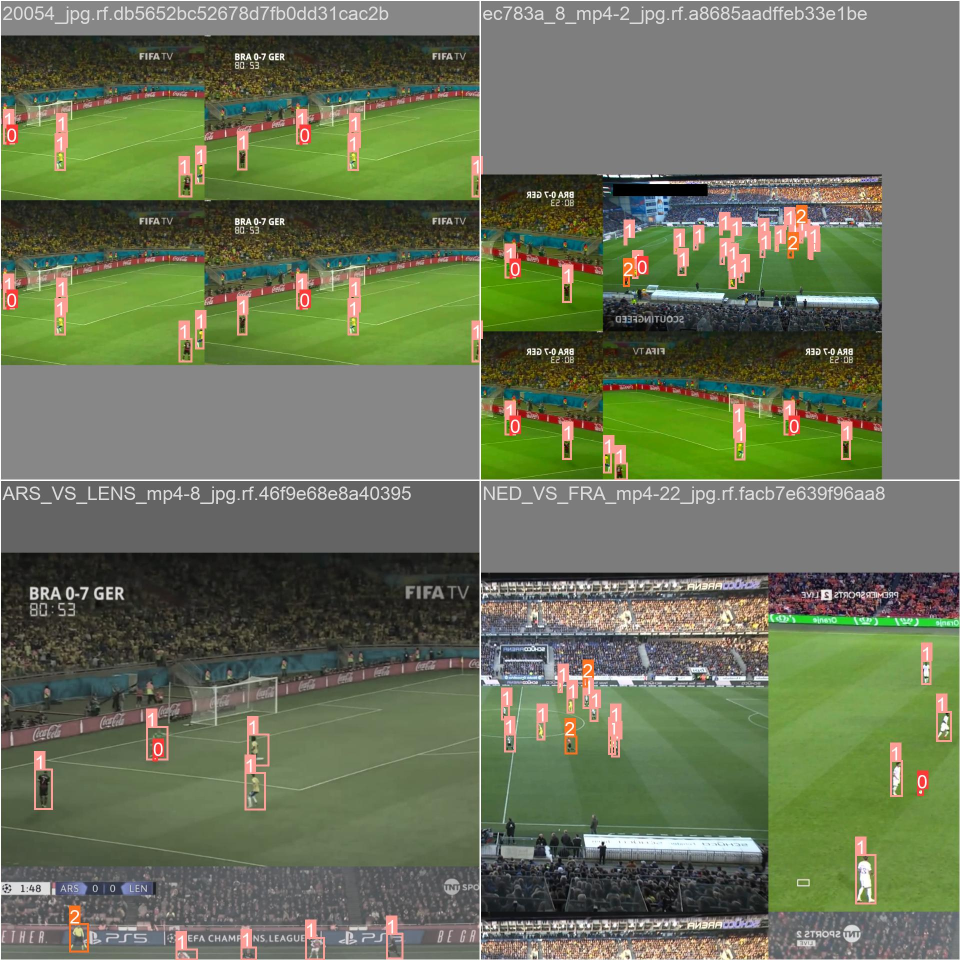
#> input picture Segunda_prueba_larga_nuevoEntreno_S_autobatch/train_batch0.jpg, 1920 x 1920 px, given in place of Real Madrid.png, which was not available (shown at 1/2 size)
$ python prueba_plot_possessiones.py
#> lines starting #> are read from the running program, lines starting #| are printed output that depends on the picture; pictures that were not available may be replaced by others from this repository, and a replacement may not be noted
from PIL import Image
import matplotlib
matplotlib.use('TkAgg')
import matplotlib.pyplot as plt
import cv2

team1 = "Real Madrid"
team2 = "Atletico Madrid"
possessions = {}
side_time = {}

possessions[team1] = 260
possessions[team2] = 40
possessions["primer tercio"] = 40
possessions["segundo tercio"] = 160
possessions["tercer tercio"] = 220
side_time["left"] = 15
side_time["right"] = 150

# Rutas de las imágenes de los escudos
ruta_escudo_team1 = "imagenes/escudos/" + team1 + ".png"
ruta_escudo_team2 = "imagenes/escudos/" + team2 + ".png"

# Cargar las imágenes de los escudos
img_escudo_team1 = Image.open(ruta_escudo_team1)
#> img_escudo_team1 is the input picture: PIL image 1920x1920 RGB; mean R, G, B 105.8, 114.4, 88.7
img_escudo_team2 = Image.open(ruta_escudo_team2)
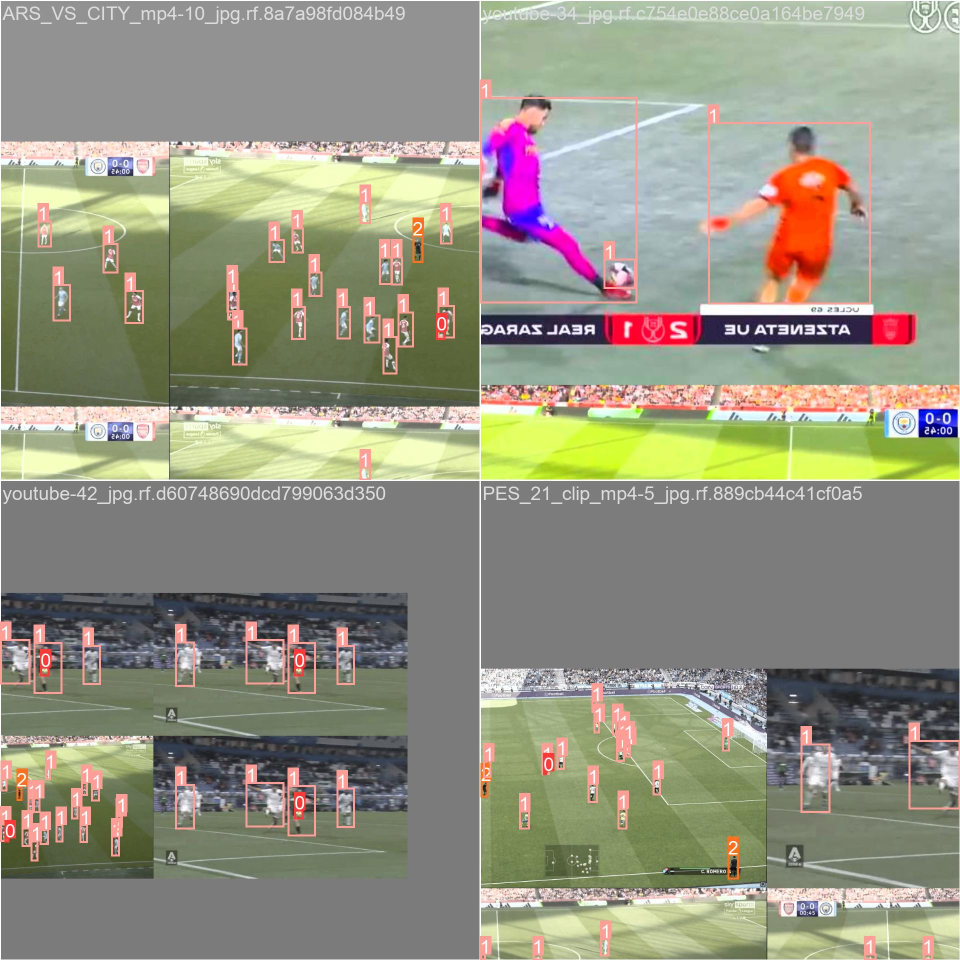
#> input picture Segunda_prueba_larga_nuevoEntreno_S_autobatch/train_batch1.jpg, 1920 x 1920 px, given in place of Atletico Madrid.png, which was not available (shown at 1/2 size)
#> img_escudo_team2 is the input picture: PIL image 1920x1920 RGB; mean R, G, B 148, 147.4, 130.3
gt_img = cv2.imread('inference/black.jpg')
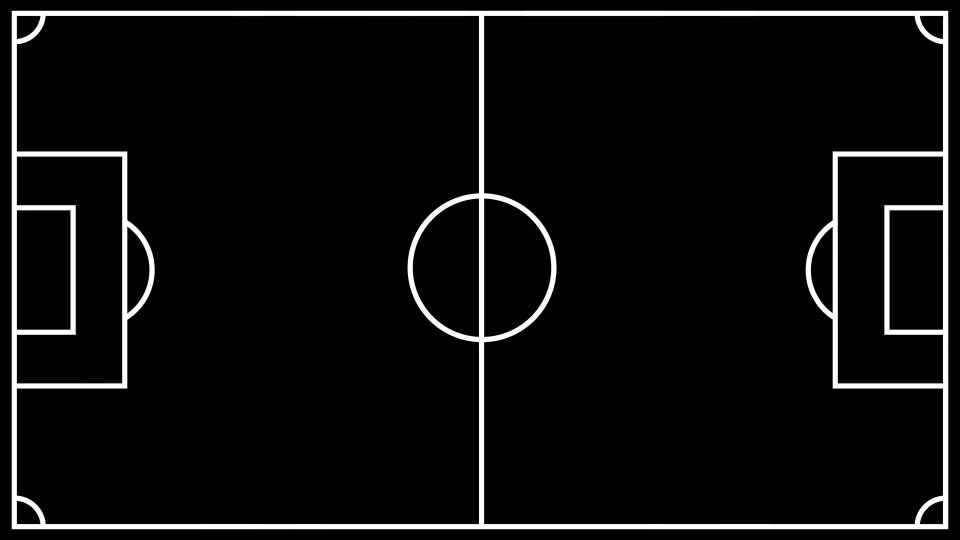
#> input picture inference/black.jpg, 1920 x 1080 px (shown at 1/2 size)
#> gt_img is the input picture: shape (1080, 1920, 3); min 0, max 255, mean 14.3
gt_h, gt_w, _ = gt_img.shape
#> gt_h = 1080; gt_w = 1920
bg_img = gt_img.copy()
bg_img = cv2.line(bg_img, (0, (gt_h //3) - 7), (gt_w, (gt_h //3) - 7), (0,0,255), 12)
bg_img = cv2.line(bg_img, (0, ((gt_h // 3) * 2) + 7), (gt_w, ((gt_h // 3) * 2) + 7), (0, 0, 255), 12)
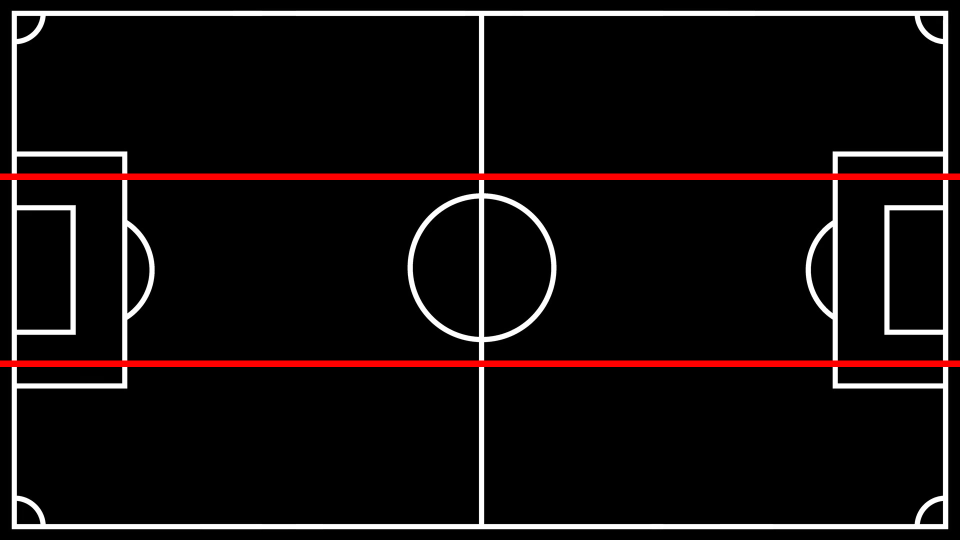
#> bg_img: shape (1080, 1920, 3) (shown at 1/2 size); mean B, G, R 14.1, 14.1, 20.2

# Crear los subplots
fig, axs = plt.subplots(4, 1, figsize=(15, 5))

# Subplot 1: Escudos de los equipos con porcentajes de posesión
axs[0].imshow(img_escudo_team1)
axs[0].text(1.1, 0.5, str(round(100 * (possessions[team1] / (possessions[team1] + possessions[team2])))) + "%", color='black', fontsize=24, ha='left', va='center',
                transform=axs[0].transAxes)
axs[0].axis('off')

axs[1].imshow(img_escudo_team2)
axs[1].text(1.1, 0.5, str(round(100 * (possessions[team2] / (possessions[team1] + possessions[team2])))) + "%", color='black', fontsize=24, ha='left', va='center',
                transform=axs[1].transAxes)
axs[1].axis('off')

# Subplot 2: Porcentaje de posesión en diferentes zonas del campo
axs[2].imshow(gt_img)

# Porcentaje de posesión en el lado izquierdo
left_percentage = str(round(100 * (side_time["left"] / (side_time["left"] + side_time["right"]))))
axs[2].text(0.28, 0.5, str(left_percentage) + "%", color='white', fontsize=16, ha='center', va='center',
                transform=axs[2].transAxes)

# Porcentaje de posesión en el lado derecho
right_percentage = str(round(100 * (side_time["right"] / (side_time["left"] + side_time["right"]))))
axs[2].text(0.72, 0.5, str(right_percentage) + "%", color='white', fontsize=16, ha='center', va='center',
                transform=axs[2].transAxes)

axs[2].axis('off')

# Subplot 3: Porcentaje de posesión en diferentes tercios del campo
axs[3].imshow(bg_img)

# Porcentaje de posesión en el lado izquierdo
upper_percentage = str(round(100 * (possessions["primer tercio"] / (possessions["primer tercio"] + possessions["segundo tercio"] + possessions["tercer tercio"]))))
axs[3].text(0.5, 0.15, str(upper_percentage) + "%", color='white', fontsize=12, ha='center', va='center',
                transform=axs[3].transAxes)

# Porcentaje de posesión en el lado derecho
middle_percentage = str(round(100 * (possessions["segundo tercio"] / (possessions["primer tercio"] + possessions["segundo tercio"] + possessions["tercer tercio"]))))
axs[3].text(0.5, 0.5, str(middle_percentage) + "%", color='white', fontsize=12, ha='center', va='center',
                transform=axs[3].transAxes)

lower_percentage = str(round(100 * (possessions["tercer tercio"] / (possessions["primer tercio"] + possessions["segundo tercio"] + possessions["tercer tercio"]))))
axs[3].text(0.5, 0.85, str(lower_percentage) + "%", color='white', fontsize=12, ha='center', va='center',
                transform=axs[3].transAxes)

axs[3].axis('off')

# Mostrar los subplots
plt.show()
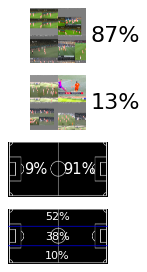
#> figure drawn by matplotlib, 4 panels; B, G, R data is drawn as R, G, B
#plt.savefig(clip_name[1:-4] + '_possessions.png', bbox_inches='tight')
